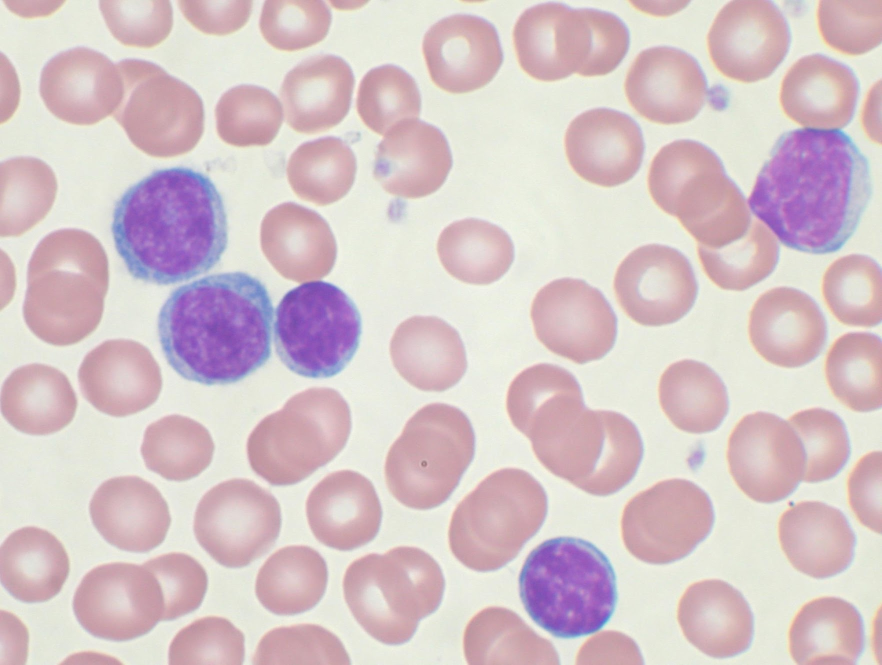
#> input picture ue2/leukaemie.jpg, 1764 x 1329 px (shown at 1/2 size)
$ jupyter execute Uebung2_Leukaemie.ipynb   (shell and % lines are left out)
#> lines starting #> are read from the running program, lines starting #| are printed output that depends on the picture
# Übung 2 - Bildverarbeitungsoperatoren

**Name:** NICHT VERGESSEN!, **Matr.-Nr.:** NICHT VERGESSEN!
<br>
**Name:** NICHT VERGESSEN!, **Matr.-Nr.:** NICHT VERGESSEN!

---

## Bearbeitungszeitraum

**Bearbeitungsbegin:** ...
<br>
**Abgabe:** ...

---

## Aufgabenbeschreibung

Ziel dieser Übung ist die praktische Anwendung, der in der Vorlesung eingeführten Bildverarbeitungsoperatoren, wie z.B. Filterung im Ortsraum zur globalen Rauschunterdrückung, morphologische Operatoren usw.

**Hinweise zur Abgabe**

- Füllen Sie unbedingt die erste Zelle unterhalb der Überschrift mit Name und Matr.-Nr. aus!
- Entfernen Sie vor dem Upload alle Ausgaben aus dem Notebook!
- Die Bilddatei muss nicht abgegeben werden.

### Viel Erfolg!

### Aufgabenbeschreibung
Der Begriff **Leukämie**, auch Blutkrebs genannt, steht für eine Gruppe von Krebserkrankungen des blutbildenden Systems. Die einzelnen Formen unterscheiden sich bezüglich Häufigkeit, Ursachen, Behandlungsmöglichkeiten und Heilungsaussichten zum Teil stark voneinander. Leukämie geht von den Knochenmarkszellen aus und ist in der Regel durch eine stark erhöhte Zahl weißer Blutkörperchen im Blut gekennzeichnet.

***Eine Leukämie geht mit Veränderungen im Blutbild einher*** (Bildquelle: Apotheken-umschau)


### 1. Aufgabe - Einlesen und Visualisieren eines Leukämie(CLL)-Zellenbildes

Die chronische lymphatische Leukämie (CLL) ist ein niedrigmaligne, in der westlichen Welt die am häufigsten vorkommende Leukämieform. Die Diagnose dieser Erkrankung erfolgt zunächst im Blutbild. Lesen sie die Datei "leukaemie.jpg" ein, um ein solches Blutbild darzustellen. Visualisieren Sie das eingelesene Bild (verwenden Sie die Funktionen `imshow` und `show`). Konvertieren Sie die .jpg-Datei in ein numpy-array.

[cell 1]
# Import the necessary libraries
from PIL import Image
from numpy import asarray
import cv2

# load the image and convert into
# numpy array
img = Image.open('leukaemie.jpg')
#> img is the input picture: PIL image 1764x1329 RGB; mean R, G, B 214.3, 197.1, 200.9
numpydata = asarray(img)

# data
print(numpydata)
#> (printed output is left out)

img_cv = cv2.imread('leukaemie.jpg',0)
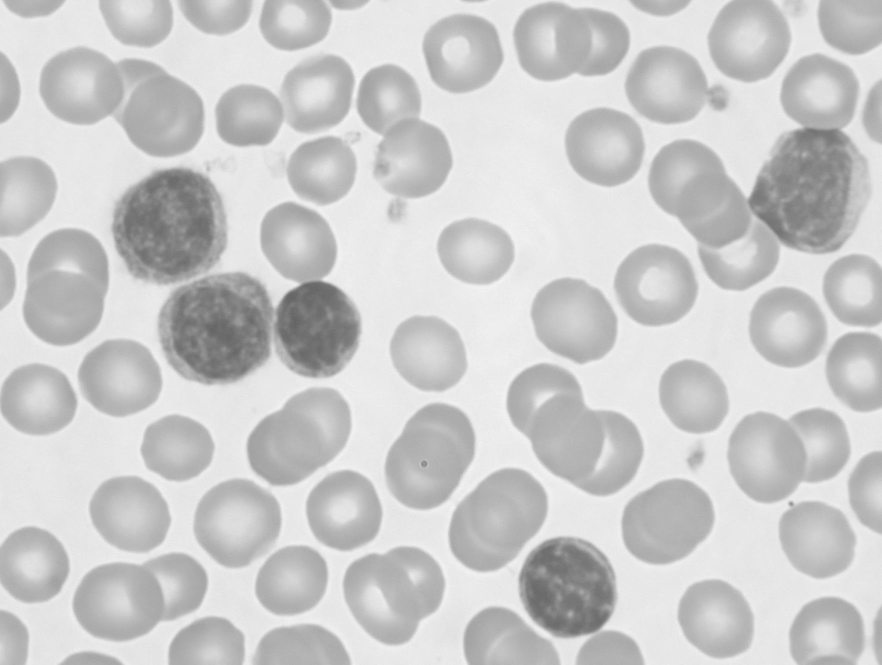
#> img_cv: shape (1329, 1764) (shown at 1/2 size); min 97, max 248, mean 202.7
cv2.imshow('asd',img_cv)

[cell 2]
import matplotlib.pyplot as plt
import matplotlib.image as mpimg
img = mpimg.imread('leukaemie.jpg')
imgplot = plt.imshow(img)
plt.show()

### 2. Aufgabe - Orts- und Frequenzraumanalyse sowie Filterung des Zellbildes

Im Rahmen dieser Aufgabe sollen Sie Ihre Kenntnisse mit globalen Bildstörungen einsetzen, indem Sie auf diese Störungen zurückzuführende Veränderungen im Frequenzraum erkennen und eliminieren. Um solch eine spektrale Bildanalyse durchführen zu können, müssen Sie mittels Fourierttrasformation vom Ortsraum in den Frequenzraum wechseln. Dazu können Sie aus `numpy` die ensprechende mathematische Funktion namens `fft` benutzen. Ebenfalls lässt sich die `fft` Funktion der `cv2` library einsetzen und ist ggf. bis zu 3x performanter.

**2.1: Globale Bildstörungen erzeugen, Orts- sowie Frequenzraum darstellen**
- Erzeugen Sie im ersten Schritt globale Bildstörungen (Rauschen). Globale Bildstörung kann z.B. Gauss-Rauschen, Salz-Pfeffer-Rauschen o.ä. periodische Bildartefakte sein (vgl. VL-Folien).
- Wenden Sie das erzeugte Rauschen auf das Bild `leukaemie.jpg` an.
- Wenden Sie die Fouriertransformation sowohl auf das Grauwertbild als auch auf die verrauschte Kopie des Grauwertbildes an.
- Visualisieren Sie beide Bilder mit ihren jeweiligen Frequenzspektren dar (`subplot` mit 2x2-Raster)

**2.2: Histogramme erzeugen**
- Visualisieren Sie die Histogramme des verrauschten sowie des unverarbeiteten Originalbildes, um die Grauwertverteilungen darzustellen.

**2.3: Filterung im Frequenzraum**
- Führen Sie eine Filterung des verrauschten Bildes (im Frequenzraum!) durch, um die zuvor (in der Teilaufgabe 2.1) erzeugten Störungen wieder weitesgehend zu eliminieren
- Visualisieren Sie das gefilterte Bild sowie das dazugehörige Frequenzspektrum nebeneinander dar.

**2.4: Erläuterung der verwendeten Methoden**
- Erläutern Sie stichpunktartig die Funktionsweise der verwendeten Funktionen zur Rauscherzeugung sowie Rauschunterdrückung.
- Erläutern Sie stichpunktartig die Funktionsweise der eingesetzten FFT sowie iFFT!

**Hinweise:**
- Beim Einlesen des Bildes (z.B. mit `imread` aus der Bibliothek `skimage`) den Parameter `as_gray` gleich 'True' setzen und mit diesem Graubild weiterarbeiten. Beim plotten müssen Sie ggf. dennoch `cmap='gray'` setzen.
- Falls Sie Gauss-Rauschen erzeugen, dann sollte der Sigma-Wert nicht das Maximum von 1.0 überschreiten - denn es reicht ein leichtes Rauschen, das zusätzlich zum Ortsraum auch im Frequenzraum erkennbar ist.
- Vor der Anwendung der Fouriertransformation müssen Sie die Bildgröße anpassen, da das Originalbild nicht quadratisch ist (vgl. VL-Folien zur FFT: Anzahl Zeilen/Spalten muss identisch sein!)
- Führen Sie die Filterung im Frequenzraum durch, weil es sich um eine globale Bildstörung handelt! Überlegen Sie vorher, was der Filter bewirken soll (glätten? Kanten hervorheben?, ..) und probieren Sie unterschiedliche Filterkerngrößen (3x3, 5x5,7x7) aus! Und denken Sie an die anschließende Rücktransformation!

[cell 3]
import numpy as np
import matplotlib.pyplot as plt
import cv2

[cell 4]
img=cv2.imread("leukaemie.jpg",0)

[cell 5]
print(img.shape)
#| (1329, 1764)

[cell 6]
gauss_noise=np.zeros((1329, 1764),dtype=np.uint8)
cv2.randn(gauss_noise,128,20)
gauss_noise=(gauss_noise*0.3).astype(np.uint8)

[cell 7]
gn_img=cv2.add(img,gauss_noise)
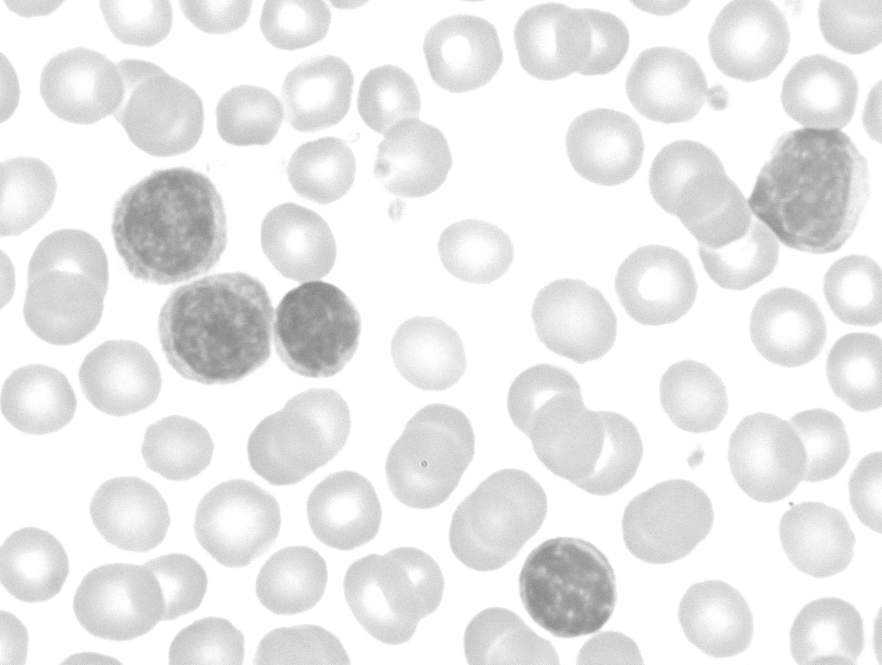
#> gn_img: shape (1329, 1764) (shown at 1/2 size); min 117, max 255, mean 234.4

[cell 8]
fig=plt.figure(dpi=300)

fig.add_subplot(1,3,1)
plt.imshow(img,cmap='gray')
plt.axis("off")
plt.title("Original")

fig.add_subplot(1,3,2)
plt.imshow(gauss_noise,cmap='gray')
plt.axis("off")
plt.title("Gaussian Noise")

fig.add_subplot(1,3,3)
plt.imshow(gn_img,cmap='gray')
plt.axis("off")
plt.title("Combined")
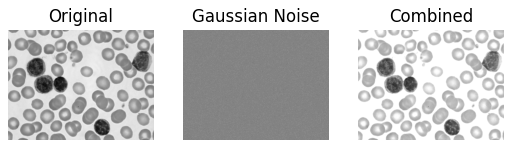
#> figure drawn by matplotlib, 3 panels

[cell 9]
histr = cv2.calcHist([img],[0],None,[256],[0,256])
#> histr = 256 values, max 171160 at index 232, min 0 at index 0, mean 9157.6
histr2 = cv2.calcHist([gn_img],[0],None,[256],[0,256])
#> histr2 = 256 values, max 1052139 at index 255, min 0 at index 0, mean 9157.6

# show the plotting graph of an image
fig=plt.figure(dpi=300)
fig.add_subplot(1,2,1)
plt.plot(histr)
fig.add_subplot(1,2,2)
plt.plot(histr2)
plt.show()
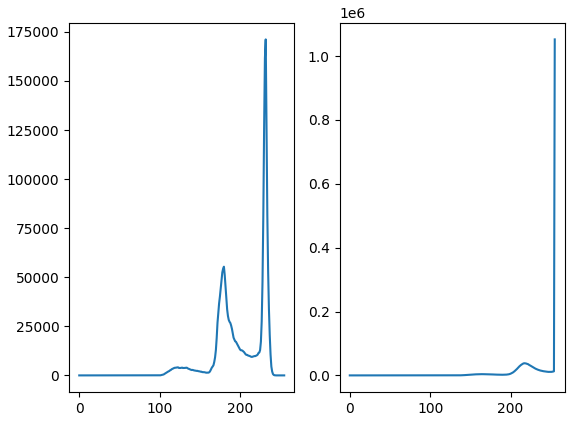
#> figure drawn by matplotlib, 2 panels; panel 1: curve peaks at x = 232, y = 171160; panel 2: curve peaks at x = 255, y = 1052139

[cell 10]
import numpy as np

import cv2

from matplotlib import pyplot as plt

image = gn_img

[cell 11]
noiseless_image_bw = cv2.fastNlMeansDenoising(image, None, 20, 7, 21)

[cell 12]
titles = ['Original Image (grayscale)','Image after removing the noise (grayscale)']
images = [image, noiseless_image_bw]
plt.figure(figsize=(13,5))
for i in range(2):
    plt.subplot(1,2,i+1)
    plt.imshow(cv2.cvtColor(images[i],cv2.COLOR_BGR2RGB))
    plt.title(titles[i])
    plt.xticks([])
    plt.yticks([])
plt.tight_layout()
plt.show()
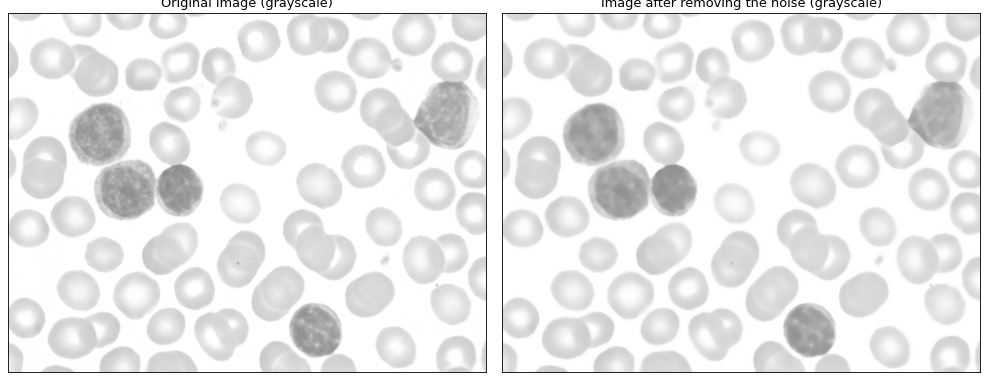
#> figure drawn by matplotlib, 2 panels
